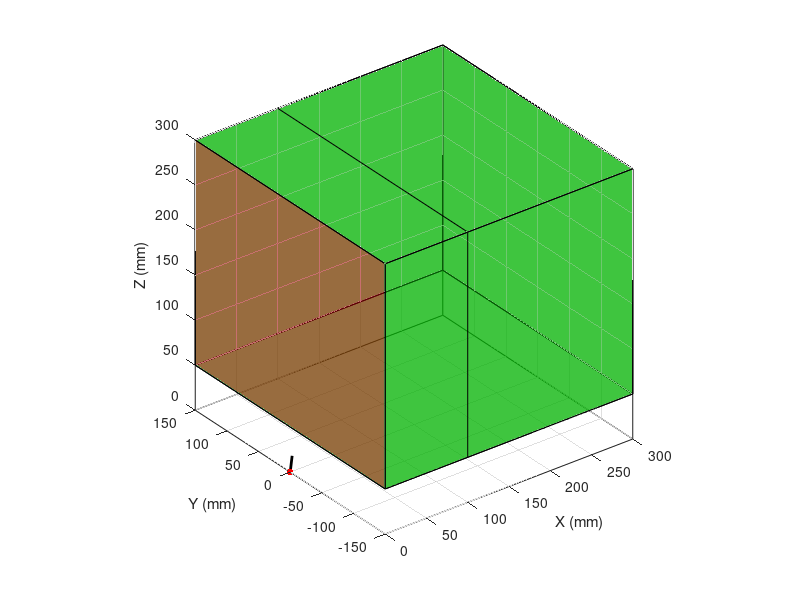

Source code (MATLAB): (Note: this script raises an error after producing the figure.)
%% virtual_environment_team200
%
% This script is the starter code for Part 2 of Project 2, where you
% build an interactive virtual environment that can be touched using
% the Phantom.
%
% Written by Katherine J. Kuchenbecker for MEAM 520 at the University
% of Pennsylvania.


%% Clean up

clear
close all
clc


%% Set hardware mode, duration, and warnings

% Set whether to use the actual PHANToM hardware.  If this variable is
% set to false, the software will simulate the presence of a user by
% reading a pre-recorded trajectory.  You should use this mode to
% debug your code before running anything on the PHANToM computer.
% Once you are on the PHANToM/PUMA computer in Towne B2, you may set
% this variable to true.  Be sure to run your code with the emergency
% stop down to prevent the application of forces to make sure
% everything works correctly on the real robot.  Make sure to hold
% onto the PHANToM tightly and keep a hand on the emergency stop.
hardware = false;

% Set how many times we want our servo loop to run.  Each cycle takes
% about two milliseconds on the computer in Towne B2.
nCycles = 5000;

% If not using the hardware, turn off warnings triggered when you
% command joint torques above the limits.
if (~hardware)
    warning('off','PHANToM:JointTorque')
else
    warning('on','PHANToM:JointTorque')
end


%% Define global variables for keyboard control

global keyacctime amag adur

% A matrix that holds the list of currently active pulses applied by
% the keyboard.  Each time the user presses a key, an additional pulse
% is added to the right side of this 5 x n matrix.  The first three
% rows are acceleration in x, y, and z directions.  The fourth row is
% the time when the pulse starts, and the last row is the time when
% the pulse ends.  The minimum number of columns is one, with a zero
% acceleration pulse that is always active.
keyacctime = [0 0 0 0 inf]'; % mm/s^2, mm/s^2, mm/s^2, s, s

% Set the magnitude of the acceleration pulse caused by a key press.
amag = 10; % mm/s^2

% Set the duration of the acceleration pulse caused by a key press.
adur = 0.25; % s


%% Define the virtual environment

% Set the stiffness of the virtual walls in newtons per millimeter.
k = 0.3; % Keep this value positive and smaller than 0.5

% The vertical position of the floor in millimeters.
floorPositionZ = 50;

% Set the color of the floor.
floorColor = [0 .7 0]; % green

% Set the alpha (transparency) of the floor.
floorAlpha = 0.5;

% The location of the center of the ball, relative to the origin of
% the Phantom's coordinate frame.  X is positive toward the user, Y is
% positive to the right, and Z is positive up. All dimensions are in
% millimeters.
ballCenterX = 200;
ballCenterY = 0;
ballCenterZ = 175;

% Set the color of the ball.
ballColor = [.5 0 .5];

% Set the radius of the ball in millimeters.
ballRadius = 10;

% Set the alpha (transparency) of the ball.
ballAlpha = 0.5;

% PUT MORE VARIABLES HERE

% Set the scale of the force vector in millimeters per newton.
fScale = 40;


%% Set up the figure for graphing

% Open figure 1 and clear it, keeping the handle.
f = figure(1);
clf

% Plot a small red dot to represent the position of the PHANToM.  For
% now, we just put it at the origin.  We keep the handle to this plot
% (hPhantomDot) so that we can move the dot later.
hPhantomDot = plot3(0, 0, 0,'r.','markersize',15);

% Call tic to latch the time.
tic

% If we are not using hardware, set the key press function to enable
% keyboard control of the virtual Phantom.
if (~hardware)
    set(f,'keypressfcn',@setAccTime)
end

% Turn hold on to let us put more things on the graph.
hold on

% Plot a thick black line to represent the force vector.  For now, we
% just have it go from the origin to [10 10 10]; later we will set it
% to be a scaled version of the commanded force vector.  We keep the
% handle to this plot (hForceLine) so we can move the line later.
hForceLine = plot3([0 10], [0 10], [0 10],'k-','linewidth',2);

% Set the axis limits, the viewing direction, and other properties of
% the view.
axis equal vis3d
axlimit = 300;
axstep = 50;
axis(axlimit * [0 1 -.5 .5 0 1])
set(gca,'Xtick',0:axstep:axlimit,'ytick',-(.5*axlimit):axstep:(.5*axlimit), ...
    'ztick',0:axstep:axlimit)
view(100,16)
box on
grid on

% Label the axes.
xlabel('X (mm)')
ylabel('Y (mm)')
zlabel('Z (mm)')


%% Draw the graphics

% Plot the floor.
hfloor = fill3(axlimit*[0 0 1 1], axlimit*[-.5 .5 .5 -.5], ...
    floorPositionZ*[1 1 1 1], floorColor);
set(hfloor,'facealpha', floorAlpha)

% Plot the walls.
hwall1 = fill3([300,300,300,300],[-150,-150,150,150],[50,300,300,50], floorColor);
set(hwall1,'facealpha', floorAlpha)

hwall2 = fill3([300,300,0,0],[150,150,150,150],[50,300,300,50], floorColor);
set(hwall2,'facealpha', floorAlpha)

hwall3 = fill3([300,300,0,0],[-150,-150,-150,-150],[50,300,300,50], floorColor);
set(hwall3,'facealpha', floorAlpha)

hwall4 = fill3([0,0,0,0],[-150,-150,150,150],[50,300,300,50], [0.7 0 0]);
set(hwall4,'facealpha', floorAlpha)

hceiling = fill3(axlimit*[0 0 1 1], axlimit*[-.5 .5 .5 -.5], ...
    floorPositionZ*[1 1 1 1]+250*[1,1,1,1], floorColor);
set(hceiling,'facealpha', floorAlpha)

hplayerlimit = fill3([100,100,100,100],[-150,-150,150,150],[50,300,300,50], [0.847 0 0.8392]);
set(hplayerlimit,'facealpha', floorAlpha)

% Get the coordinates of the points on a unit sphere with resolution
% 20.
[xsphere, ysphere, zsphere] = sphere(20);

% Plot the ball as a surface at its center location, with its radius.
hBall = surf(ballRadius*xsphere+ballCenterX, ballRadius*ysphere+ballCenterY, ballRadius*zsphere+ballCenterZ);

% Set the transparency of the ball's faces and edges.
set(hBall,'facealpha',ballAlpha,'edgeAlpha',ballAlpha,'facecolor',ballColor)

% Turn hold off to stop allowing more graphing.
hold off


%% Do final preparations

% Start the Phantom, passing in hardware (true or false).
phantomStart(hardware)

% Initialize a vector to hold the time stamp for each cycle.
t = zeros(nCycles,1);

% Initialize vectors to store tip position and force output for each
% cycle.
hx_history = zeros(nCycles,1);
hy_history = zeros(nCycles,1);
hz_history = zeros(nCycles,1);
Fx_history = zeros(nCycles,1);
Fy_history = zeros(nCycles,1);
Fz_history = zeros(nCycles,1);

% Initialize a variable to hold the last time the graphics update was
% run.
lastGraphicsTime = 0;

hx=0;
hy=0;
hz=0;

w=0.5;

c=0.1;


%% Run the servo loop
for i = 1:nCycles
    % Measure the time and store it in our vector of time stamps.  
    % The units are seconds.
    deltat=t(i)-toc;
    t(i) = toc;
    
    % Get the Phantom's joint angles in radians.
    theta123 = phantomJointAngles;
    % Use these joint angles to calculate the Phantom's tip position
    % in millimeters.
    pos = phantomTipPosition(theta123);
    deltax=pos(1)-hx;
    deltay=pos(1)-hy;
    deltaz=pos(1)-hz;
    
    % Split out the x, y, and z components of the tip position.
    hx = pos(1);
    hy = pos(2);
    hz = pos(3);
    
    % Check the haptic device's position against the location of the
    % different objects in the virtual environment, and calculate the
    % three components of the force.
    % YOU NEED TO WRITE THIS...
    if i==1
        vx=0;
        vy=0;
        vz=0;
    else if i==2
        vx=deltax/deltat;
        vy=deltax/deltat;
        vz=deltax/deltat;
        end
    end
    vx=w*deltax/deltat+(1-w)*vx;
    vy=w*deltax/deltat+(1-w)*vy;
    vz=w*deltax/deltat+(1-w)*vz;
    % Set the force components to zero for now.
    Fx = 0;
    Fy = 0;
    Fz = 0;
    
    % Viscous force
    
    % Wall, floor and ceiling repulsion
    if hz<50
        Fz=k*(50-hz);
        Fx=-c*abs(Fz)*vx;
        Fy=-c*abs(Fz)*vy;
    end
    if hz>300
        Fz=k*(300-hz);
        Fx=-c*abs(Fz)*vx;
        Fy=-c*abs(Fz)*vy;
    end
    if hx>300
        Fx=k*(300-hx);
        Fy=-c*abs(Fx)*vy;
        Fz=-c*abs(Fx)*vz;
    end
    if hx<0
        Fx=k*(0-hx);
        Fy=-c*abs(Fx)*vy;
        Fz=-c*abs(Fx)*vz;
    end
    if hy>150
        Fy=k*(150-hy);
        Fx=-c*abs(Fy)*vx;
        Fz=-c*abs(Fy)*vz;
    end
    if hy<-150
        Fy=k*(-150-hy);
        Fx=-c*abs(Fy)*vx;
        Fz=-c*abs(Fy)*vz;
    end
    
    % Command the calculated tip force, also providing the joint
    % angles.
    phantomTipForce(Fx, Fy, Fz, theta123);
        
    % Store this cycle's values in the history vectors.
    hx_history(i) = hx;
    hy_history(i) = hy;
    hz_history(i) = hz;
    Fx_history(i) = Fx;
    Fy_history(i) = Fy;
    Fz_history(i) = Fz;
   
    % Check how much time has elapsed since we last updated the
    % graphics.
    if (t(i) - lastGraphicsTime > 0.03)
        % Enough time has passed.
        
        % Update the graph by setting the data for the PHANToM's dot
        % to the position of the haptic device.
        set(hPhantomDot, 'xdata', hx, 'ydata', hy, 'zdata', hz)

        % Update the graph by setting the data for the force line to
        % show a scaled version of the commanded force.
        set(hForceLine,'xdata',[hx hx+Fx*fScale],'ydata',[hy hy+Fy*fScale], 'zdata',[hz hz+Fz*fScale]);

        % Store this time for future comparisons.
        lastGraphicsTime = t(i);
    end
    
    % Pause for one millisecond to keep things moving at a reasonable
    % pace.
    pause(.001)
end

% Stop the Phantom.
phantomStop


%% Plot the results

% Open figure 2 and clear it.
figure(2)
clf

% Plot positions over time in the top subplot.
subplot(2,1,1)
h = plot(t,[hx_history hy_history hz_history]);
set(h(1),'color',[0 .7 .7])
set(h(2),'color',[.7 .7 0])
set(h(3),'color',[.7 0 .7])
xlabel('Time (s)')
ylabel('Tip Position (mm)')
legend('h_x', 'h_y', 'h_z')

% Plot forces over time in the bottom subplot.
subplot(2,1,2)
h = plot(t,[Fx_history Fy_history Fz_history]);
set(h(1),'color',[0 .7 .7])
set(h(2),'color',[.7 .7 0])
set(h(3),'color',[.7 0 .7])
xlabel('Time (s)')
ylabel('Force (N)')
legend('F_x', 'F_y', 'F_z')